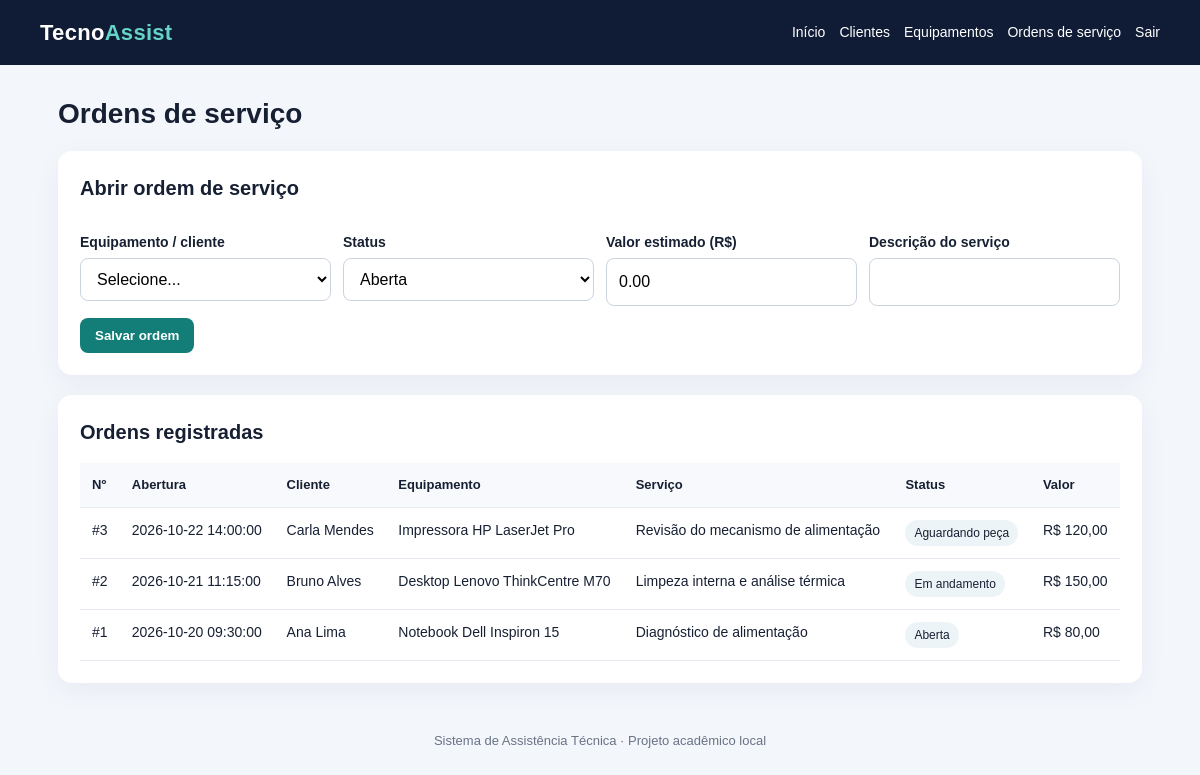
/sistema/ordens.php (signed in), run on the app's committed database.
### tables this page shows
CREATE TABLE ordens_servico (
  id INT AUTO_INCREMENT PRIMARY KEY,
  equipamento_id INT NOT NULL,
  descricao_servico TEXT NOT NULL,
  status ENUM('Aberta','Em andamento','Aguardando peça','Concluída','Cancelada') NOT NULL DEFAULT 'Aberta',
  valor DECIMAL(10,2) NOT NULL DEFAULT 0.00,
  data_abertura DATETIME NOT NULL DEFAULT CURRENT_TIMESTAMP,
  data_conclusao DATETIME NULL,
  CONSTRAINT fk_os_equipamento FOREIGN KEY (equipamento_id) REFERENCES equipamentos(id)
    ON UPDATE CASCADE ON DELETE RESTRICT
);

CREATE TABLE clientes (
  id INT AUTO_INCREMENT PRIMARY KEY,
  nome VARCHAR(120) NOT NULL,
  cpf_criptografado TEXT NOT NULL,
  telefone VARCHAR(30) NOT NULL,
  email VARCHAR(120) NULL,
  criado_em TIMESTAMP DEFAULT CURRENT_TIMESTAMP
);

CREATE TABLE equipamentos (
  id INT AUTO_INCREMENT PRIMARY KEY,
  cliente_id INT NOT NULL,
  tipo VARCHAR(80) NOT NULL,
  marca VARCHAR(80) NOT NULL,
  modelo VARCHAR(100) NOT NULL,
  numero_serie VARCHAR(100) NULL,
  defeito_relatado TEXT NOT NULL,
  criado_em TIMESTAMP DEFAULT CURRENT_TIMESTAMP,
  CONSTRAINT fk_equipamento_cliente FOREIGN KEY (cliente_id) REFERENCES clientes(id)
    ON UPDATE CASCADE ON DELETE RESTRICT
);

### sistema/includes/config.php (called while the page is built, shortened)
<?php
function e(?string $value): string {
    return htmlspecialchars((string)$value, ENT_QUOTES | ENT_SUBSTITUTE, 'UTF-8');
}

### sistema/ordens.php (the view, shortened to what this page needs)
<?php
require_once __DIR__ . '/includes/config.php'; require_login(); verify_csrf();
$error='';
$lista=$pdo->query('SELECT os.*,c.nome cliente,e.tipo,e.marca,e.modelo FROM ordens_servico os JOIN equipamentos e ON e.id=os.equipamento_id JOIN clientes c ON c.id=e.cliente_id ORDER BY os.data_abertura DESC')->fetchAll();
$page_title='Ordens de serviço'; require __DIR__ . '/includes/header.php';
?>
<h1>Ordens de serviço</h1><section class="card"><h2>Abrir ordem de serviço</h2><?php if($error): ?><div class="error"><?=e($error)?></div><?php endif;?>
<form method="post"><input type="hidden" name="csrf_token" value="<?=e(csrf_token())?>"><div class="form-grid">
<div><label>Equipamento / cliente</label><select name="equipamento_id" required><option value="">Selecione...</option></select></div>
<div><label>Status</label><select name="status"><?php foreach(['Aberta','Em andamento','Aguardando peça','Concluída','Cancelada'] as $st): ?><option><?=e($st)?></option><?php endforeach;?></select></div>
<div><label>Valor estimado (R$)</label><input type="number" name="valor" min="0" step="0.01" value="0.00"></div><div><label>Descrição do serviço</label><input name="descricao_servico" required></div></div><button class="btn">Salvar ordem</button></form></section>
<section class="card"><h2>Ordens registradas</h2><div class="table-wrap"><table><thead><tr><th>Nº</th><th>Abertura</th><th>Cliente</th><th>Equipamento</th><th>Serviço</th><th>Status</th><th>Valor</th></tr></thead><tbody>
<?php foreach($lista as $os): ?><tr><td>#<?=(int)$os['id']?></td><td><?=e($os['data_abertura'])?></td><td><?=e($os['cliente'])?></td><td><?=e($os['tipo'].' '.$os['marca'].' '.$os['modelo'])?></td><td><?=e($os['descricao_servico'])?></td><td><span class="pill"><?=e($os['status'])?></span></td><td>R$ <?=number_format((float)$os['valor'],2,',','.')?></td></tr><?php endforeach;?>
<?php if(!$lista): ?><tr><td colspan="7">Nenhuma ordem cadastrada.</td></tr><?php endif;?></tbody></table></div></section>
<?php require __DIR__ . '/includes/footer.php'; ?>

### sistema/assets/style.css (style rules this page uses)
* { box-sizing:border-box }
body { margin:0;background:#f3f6fb;color:#172033;font:16px/1.5 Arial,sans-serif }
.card { background:white;border-radius:14px;padding:22px;margin:0 0 20px;box-shadow:0 8px 28px #12264a0d }
h1 { font-size:28px;margin:0 0 16px }
h2 { font-size:20px;margin-top:0 }
label { display:block;font-weight:700;font-size:14px;margin:12px 0 5px }
input,select,textarea { width:100%;padding:11px 12px;border:1px solid #cbd3df;border-radius:8px;font:inherit;background:#fff }
.form-grid { display:grid;grid-template-columns:repeat(auto-fit,minmax(220px,1fr));gap:12px }
.btn { display:inline-block;border:0;border-radius:8px;background:#137e78;color:white;padding:10px 15px;text-decoration:none;font-weight:700;cursor:pointer;margin-top:12px }
.table-wrap { overflow:auto }
table { width:100%;border-collapse:collapse;background:white }
th,td { text-align:left;padding:12px;border-bottom:1px solid #e6ebf2;vertical-align:top }
th { background:#f7f9fc;font-size:13px }
td { font-size:14px }
.pill { display:inline-block;background:#edf4f7;border-radius:20px;padding:4px 9px;font-size:12px }

### data on the page
ordens_servico: id "3", data_abertura "2026-10-22 14:00:00", clientes.nome "Carla Mendes", equipamento.modelo "Impressora HP LaserJet Pro", descricao_servico "Revisão do mecanismo de alimentação", status "Aguardando peça", valor "120,00"
ordens_servico: id "2", data_abertura "2026-10-21 11:15:00", clientes.nome "Bruno Alves", equipamento.modelo "Desktop Lenovo ThinkCentre M70", descricao_servico "Limpeza interna e análise térmica", status "Em andamento", valor "150,00"
ordens_servico: id "1", data_abertura "2026-10-20 09:30:00", clientes.nome "Ana Lima", equipamento.modelo "Notebook Dell Inspiron 15", descricao_servico "Diagnóstico de alimentação", status "Aberta", valor "80,00"

### other printed values
form field status "Aberta"
